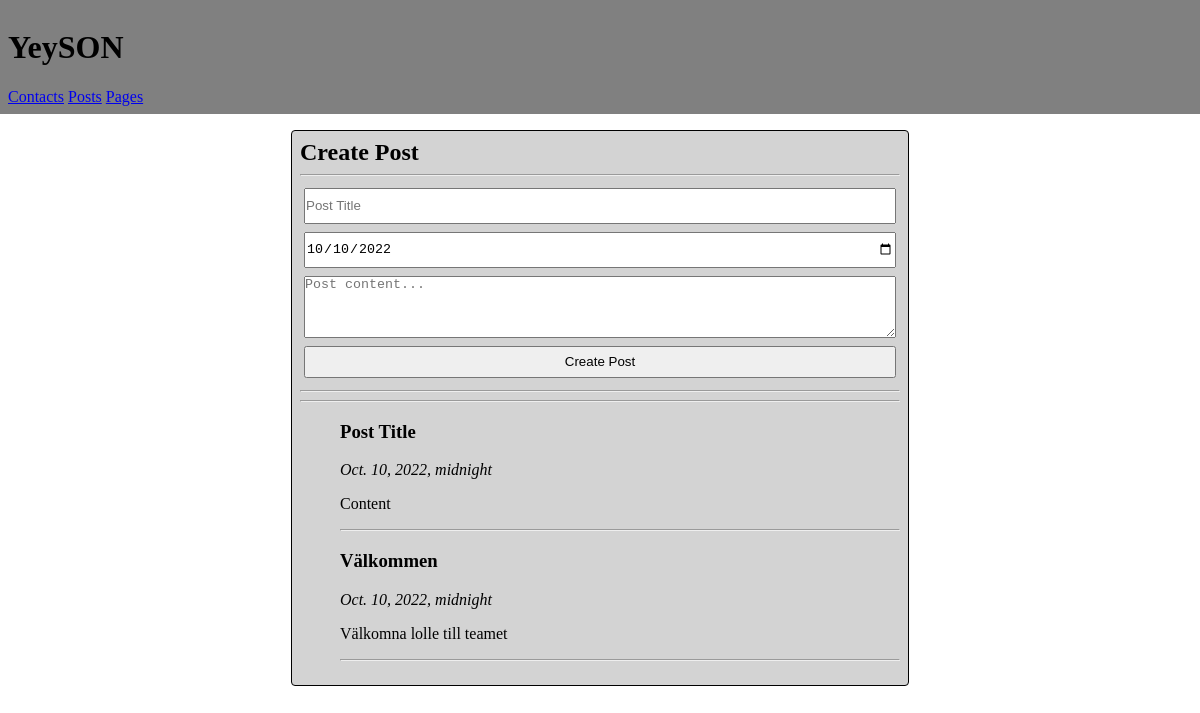
/posts/, run on an earlier commit of the app's database.
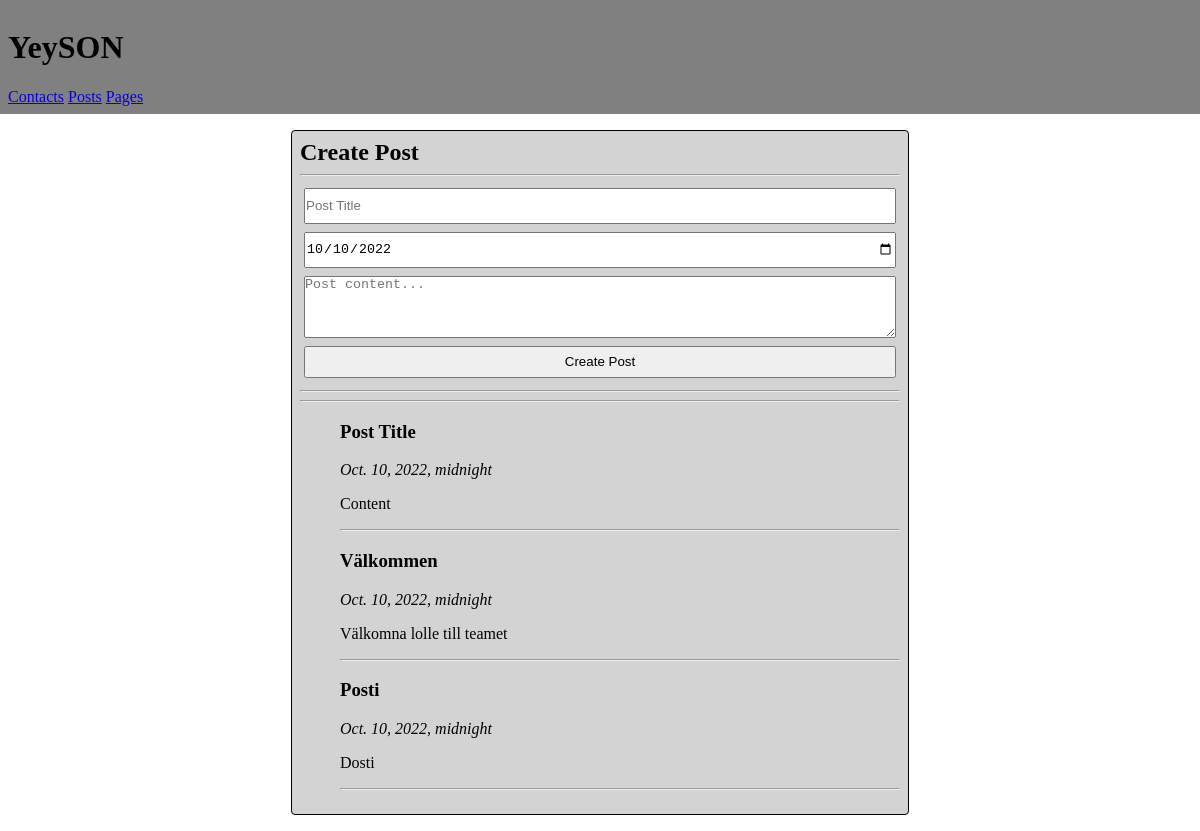
And on a later commit of the database.
### YeySON/models.py (models this page shows)
class Post(models.Model):
    title = models.CharField(max_length=128)
    date = models.DateTimeField()
    content = models.TextField(max_length=4096)

### YeySON/views.py (the view)
# urls.py: path('posts/', posts),
def posts(request):
    all_posts = Post.objects.all()
    context = {
        'posts': all_posts
    }
    if request.method == 'POST':
        if "fname-7" in request.POST:
            Post.objects.create(title=request.POST["fname-7"], date=request.POST["post-date"], content=request.POST["area-2"])
    return render(request, 'posts.html', context)

### templates/posts.html (shortened to what this page needs)
<!DOCTYPE html>
<html>
    <head>
    </head>
    <body>
        <header>
            <h1>YeySON</h1>
            <nav>
                <a href="/">Contacts</a>
                <a href="#">Posts</a>
                <a href="/pages">Pages</a>
            </nav>
        </header>
        <div class="Section">
            <h2>Create Post</h2>
            <hr/>
            <form action="" method="post">
                <input type="text" class="Textfield" placeholder="Post Title" id="fname-7" name="fname-7">
                <input type="date" class="Date" id="date" name="post-date" value="2022-10-10" min="2022-10-10" max="2023-10-10">
                <textarea id="area-2" class="Textarea" placeholder="Post content..." name="area-2" rows="4" cols="50" onkeyup="markdownParser()"></textarea>
                <input type="submit" class="Button" value="Create Post" />
            </form>
            <hr/>
            <hr/>
            <ul>
                {% for o in posts %}
                    <div>
                        <h3>{{o.title}}</h3>
                        <i>{{o.date}}</i>
                        <p>{{o.content}}</p>
                    </div>
                    <hr/>
                {% endfor %}
            </ul>
        </div>
    </body>
</html>

What changed in the data, as far as the page shows it:
added Post: title "Posti", date "Oct. 10, 2022, midnight", content "Dosti"
